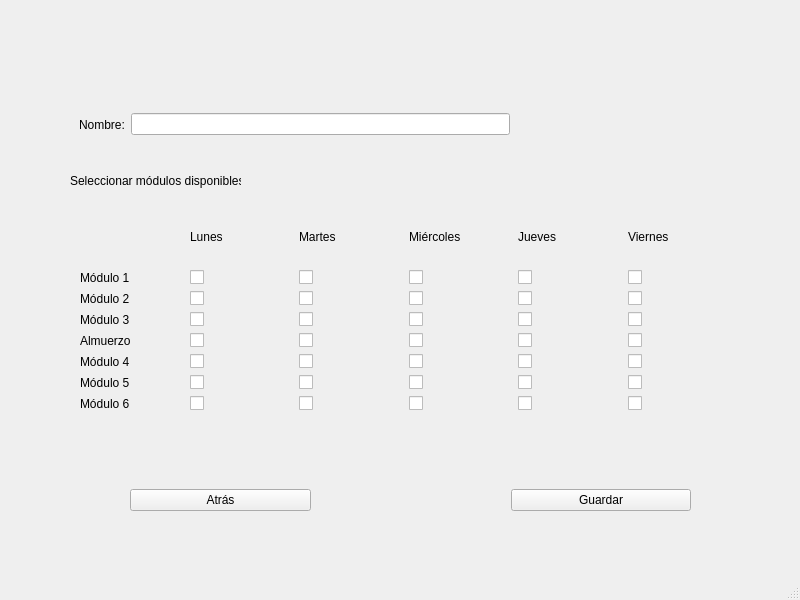
<?xml version="1.0" encoding="UTF-8"?>
<ui version="4.0">
 <class>MainWindow</class>
 <widget class="QMainWindow" name="MainWindow">
  <property name="geometry">
   <rect>
    <x>0</x>
    <y>0</y>
    <width>800</width>
    <height>600</height>
   </rect>
  </property>
  <property name="windowTitle">
   <string>MainWindow</string>
  </property>
  <widget class="QWidget" name="centralwidget">
   <widget class="QWidget" name="gridLayoutWidget">
    <property name="geometry">
     <rect>
      <x>70</x>
      <y>210</y>
      <width>661</width>
      <height>201</height>
     </rect>
    </property>
    <layout class="QGridLayout" name="gridLayout">
     <property name="leftMargin">
      <number>10</number>
     </property>
     <item row="4" column="0">
      <widget class="QLabel" name="label_6">
       <property name="text">
        <string>Almuerzo</string>
       </property>
      </widget>
     </item>
     <item row="3" column="0">
      <widget class="QLabel" name="label_5">
       <property name="text">
        <string>Módulo 3</string>
       </property>
      </widget>
     </item>
     <item row="0" column="0">
      <widget class="QLabel" name="label">
       <property name="text">
        <string/>
       </property>
      </widget>
     </item>
     <item row="6" column="0">
      <widget class="QLabel" name="label_8">
       <property name="text">
        <string>Módulo 5</string>
       </property>
      </widget>
     </item>
     <item row="0" column="2">
      <widget class="QLabel" name="label_10">
       <property name="text">
        <string>Martes</string>
       </property>
      </widget>
     </item>
     <item row="0" column="3">
      <widget class="QLabel" name="label_11">
       <property name="text">
        <string>Miércoles</string>
       </property>
      </widget>
     </item>
     <item row="0" column="4">
      <widget class="QLabel" name="label_12">
       <property name="text">
        <string>Jueves</string>
       </property>
      </widget>
     </item>
     <item row="7" column="0">
      <widget class="QLabel" name="label_9">
       <property name="text">
        <string>Módulo 6</string>
       </property>
      </widget>
     </item>
     <item row="1" column="0">
      <widget class="QLabel" name="label_2">
       <property name="text">
        <string>Módulo 1</string>
       </property>
      </widget>
     </item>
     <item row="0" column="1">
      <widget class="QLabel" name="label_3">
       <property name="text">
        <string>Lunes</string>
       </property>
      </widget>
     </item>
     <item row="2" column="0">
      <widget class="QLabel" name="label_4">
       <property name="text">
        <string>Módulo 2</string>
       </property>
      </widget>
     </item>
     <item row="5" column="0">
      <widget class="QLabel" name="label_7">
       <property name="text">
        <string>Módulo 4</string>
       </property>
      </widget>
     </item>
     <item row="0" column="5">
      <widget class="QLabel" name="label_13">
       <property name="text">
        <string>Viernes</string>
       </property>
      </widget>
     </item>
     <item row="1" column="1">
      <widget class="QCheckBox" name="checkBox_1">
       <property name="text">
        <string/>
       </property>
      </widget>
     </item>
     <item row="2" column="1">
      <widget class="QCheckBox" name="checkBox_2">
       <property name="text">
        <string/>
       </property>
      </widget>
     </item>
     <item row="3" column="1">
      <widget class="QCheckBox" name="checkBox_3">
       <property name="text">
        <string/>
       </property>
      </widget>
     </item>
     <item row="4" column="1">
      <widget class="QCheckBox" name="checkBox_4">
       <property name="text">
        <string/>
       </property>
      </widget>
     </item>
     <item row="5" column="1">
      <widget class="QCheckBox" name="checkBox_5">
       <property name="text">
        <string/>
       </property>
      </widget>
     </item>
     <item row="6" column="1">
      <widget class="QCheckBox" name="checkBox_6">
       <property name="text">
        <string/>
       </property>
      </widget>
     </item>
     <item row="7" column="1">
      <widget class="QCheckBox" name="checkBox_7">
       <property name="text">
        <string/>
       </property>
      </widget>
     </item>
     <item row="1" column="2">
      <widget class="QCheckBox" name="checkBox_8">
       <property name="text">
        <string/>
       </property>
      </widget>
     </item>
     <item row="2" column="2">
      <widget class="QCheckBox" name="checkBox_9">
       <property name="text">
        <string/>
       </property>
      </widget>
     </item>
     <item row="3" column="2">
      <widget class="QCheckBox" name="checkBox_10">
       <property name="text">
        <string/>
       </property>
      </widget>
     </item>
     <item row="4" column="2">
      <widget class="QCheckBox" name="checkBox_11">
       <property name="text">
        <string/>
       </property>
      </widget>
     </item>
     <item row="5" column="2">
      <widget class="QCheckBox" name="checkBox_12">
       <property name="text">
        <string/>
       </property>
      </widget>
     </item>
     <item row="6" column="2">
      <widget class="QCheckBox" name="checkBox_13">
       <property name="text">
        <string/>
       </property>
      </widget>
     </item>
     <item row="7" column="2">
      <widget class="QCheckBox" name="checkBox_14">
       <property name="text">
        <string/>
       </property>
      </widget>
     </item>
     <item row="1" column="3">
      <widget class="QCheckBox" name="checkBox_15">
       <property name="text">
        <string/>
       </property>
      </widget>
     </item>
     <item row="2" column="3">
      <widget class="QCheckBox" name="checkBox_16">
       <property name="text">
        <string/>
       </property>
      </widget>
     </item>
     <item row="3" column="3">
      <widget class="QCheckBox" name="checkBox_17">
       <property name="text">
        <string/>
       </property>
      </widget>
     </item>
     <item row="4" column="3">
      <widget class="QCheckBox" name="checkBox_18">
       <property name="text">
        <string/>
       </property>
      </widget>
     </item>
     <item row="5" column="3">
      <widget class="QCheckBox" name="checkBox_19">
       <property name="text">
        <string/>
       </property>
      </widget>
     </item>
     <item row="6" column="3">
      <widget class="QCheckBox" name="checkBox_20">
       <property name="text">
        <string/>
       </property>
      </widget>
     </item>
     <item row="7" column="3">
      <widget class="QCheckBox" name="checkBox_21">
       <property name="text">
        <string/>
       </property>
      </widget>
     </item>
     <item row="1" column="4">
      <widget class="QCheckBox" name="checkBox_22">
       <property name="text">
        <string/>
       </property>
      </widget>
     </item>
     <item row="2" column="4">
      <widget class="QCheckBox" name="checkBox_23">
       <property name="text">
        <string/>
       </property>
      </widget>
     </item>
     <item row="3" column="4">
      <widget class="QCheckBox" name="checkBox_24">
       <property name="text">
        <string/>
       </property>
      </widget>
     </item>
     <item row="4" column="4">
      <widget class="QCheckBox" name="checkBox_25">
       <property name="text">
        <string/>
       </property>
      </widget>
     </item>
     <item row="5" column="4">
      <widget class="QCheckBox" name="checkBox_26">
       <property name="text">
        <string/>
       </property>
      </widget>
     </item>
     <item row="6" column="4">
      <widget class="QCheckBox" name="checkBox_27">
       <property name="text">
        <string/>
       </property>
      </widget>
     </item>
     <item row="7" column="4">
      <widget class="QCheckBox" name="checkBox_28">
       <property name="text">
        <string/>
       </property>
      </widget>
     </item>
     <item row="1" column="5">
      <widget class="QCheckBox" name="checkBox_29">
       <property name="text">
        <string/>
       </property>
      </widget>
     </item>
     <item row="2" column="5">
      <widget class="QCheckBox" name="checkBox_30">
       <property name="text">
        <string/>
       </property>
      </widget>
     </item>
     <item row="3" column="5">
      <widget class="QCheckBox" name="checkBox_31">
       <property name="text">
        <string/>
       </property>
      </widget>
     </item>
     <item row="4" column="5">
      <widget class="QCheckBox" name="checkBox_32">
       <property name="text">
        <string/>
       </property>
      </widget>
     </item>
     <item row="5" column="5">
      <widget class="QCheckBox" name="checkBox_33">
       <property name="text">
        <string/>
       </property>
      </widget>
     </item>
     <item row="6" column="5">
      <widget class="QCheckBox" name="checkBox_34">
       <property name="text">
        <string/>
       </property>
      </widget>
     </item>
     <item row="7" column="5">
      <widget class="QCheckBox" name="checkBox_35">
       <property name="text">
        <string/>
       </property>
      </widget>
     </item>
    </layout>
   </widget>
   <widget class="QLabel" name="label_14">
    <property name="geometry">
     <rect>
      <x>70</x>
      <y>160</y>
      <width>171</width>
      <height>41</height>
     </rect>
    </property>
    <property name="text">
     <string>Seleccionar módulos disponibles</string>
    </property>
   </widget>
   <widget class="QWidget" name="horizontalLayoutWidget">
    <property name="geometry">
     <rect>
      <x>79</x>
      <y>89</y>
      <width>431</width>
      <height>71</height>
     </rect>
    </property>
    <layout class="QHBoxLayout" name="horizontalLayout">
     <item>
      <widget class="QLabel" name="label_15">
       <property name="text">
        <string>Nombre:</string>
       </property>
      </widget>
     </item>
     <item>
      <widget class="QLineEdit" name="name_input"/>
     </item>
    </layout>
   </widget>
   <widget class="QLabel" name="warning_message">
    <property name="geometry">
     <rect>
      <x>510</x>
      <y>90</y>
      <width>251</width>
      <height>71</height>
     </rect>
    </property>
    <property name="text">
     <string/>
    </property>
   </widget>
   <widget class="QWidget" name="horizontalLayoutWidget_2">
    <property name="geometry">
     <rect>
      <x>130</x>
      <y>460</y>
      <width>561</width>
      <height>80</height>
     </rect>
    </property>
    <layout class="QHBoxLayout" name="horizontalLayout_2">
     <property name="spacing">
      <number>200</number>
     </property>
     <item>
      <widget class="QPushButton" name="back_button">
       <property name="text">
        <string>Atrás</string>
       </property>
      </widget>
     </item>
     <item>
      <widget class="QPushButton" name="save_button">
       <property name="text">
        <string>Guardar</string>
       </property>
      </widget>
     </item>
    </layout>
   </widget>
  </widget>
  <widget class="QMenuBar" name="menubar">
   <property name="geometry">
    <rect>
     <x>0</x>
     <y>0</y>
     <width>800</width>
     <height>21</height>
    </rect>
   </property>
  </widget>
  <widget class="QStatusBar" name="statusbar"/>
 </widget>
 <resources/>
 <connections/>
</ui>
